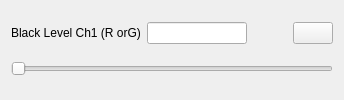
                      <widget class="QWidget" name="tab_5">
                       <attribute name="title">
                        <string>Ch. 1</string>
                       </attribute>
                       <layout class="QVBoxLayout" name="verticalLayout_27">
                        <item>
                         <layout class="QHBoxLayout" name="horizontalLayout_23">
                          <item>
                           <widget class="QLabel" name="L_Black1">
                            <property name="minimumSize">
                             <size>
                              <width>130</width>
                              <height>0</height>
                             </size>
                            </property>
                            <property name="maximumSize">
                             <size>
                              <width>130</width>
                              <height>16777215</height>
                             </size>
                            </property>
                            <property name="text">
                             <string>Black Level Ch1 (R orG):   </string>
                            </property>
                           </widget>
                          </item>
                          <item>
                           <widget class="QLineEdit" name="LE_Black_1">
                            <property name="maximumSize">
                             <size>
                              <width>100</width>
                              <height>16777215</height>
                             </size>
                            </property>
                           </widget>
                          </item>
                          <item>
                           <spacer name="horizontalSpacer_11">
                            <property name="orientation">
                             <enum>Qt::Horizontal</enum>
                            </property>
                            <property name="sizeHint" stdset="0">
                             <size>
                              <width>40</width>
                              <height>20</height>
                             </size>
                            </property>
                           </spacer>
                          </item>
                          <item>
                           <widget class="QPushButton" name="B_BlackOrig_1">
                            <property name="minimumSize">
                             <size>
                              <width>0</width>
                              <height>0</height>
                             </size>
                            </property>
                            <property name="maximumSize">
                             <size>
                              <width>100</width>
                              <height>16777215</height>
                             </size>
                            </property>
                            <property name="text">
                             <string/>
                            </property>
                            <property name="icon">
                             <iconset resource="rawshop.qrc">
                              <normaloff>:/curved.ico</normaloff>:/curved.ico</iconset>
                            </property>
                           </widget>
                          </item>
                         </layout>
                        </item>
                        <item>
                         <widget class="QSlider" name="SD_Black_1">
                          <property name="minimum">
                           <number>0</number>
                          </property>
                          <property name="maximum">
                           <number>32000</number>
                          </property>
                          <property name="value">
                           <number>0</number>
                          </property>
                          <property name="sliderPosition">
                           <number>0</number>
                          </property>
                          <property name="orientation">
                           <enum>Qt::Horizontal</enum>
                          </property>
                         </widget>
                        </item>
                       </layout>
                      </widget>
